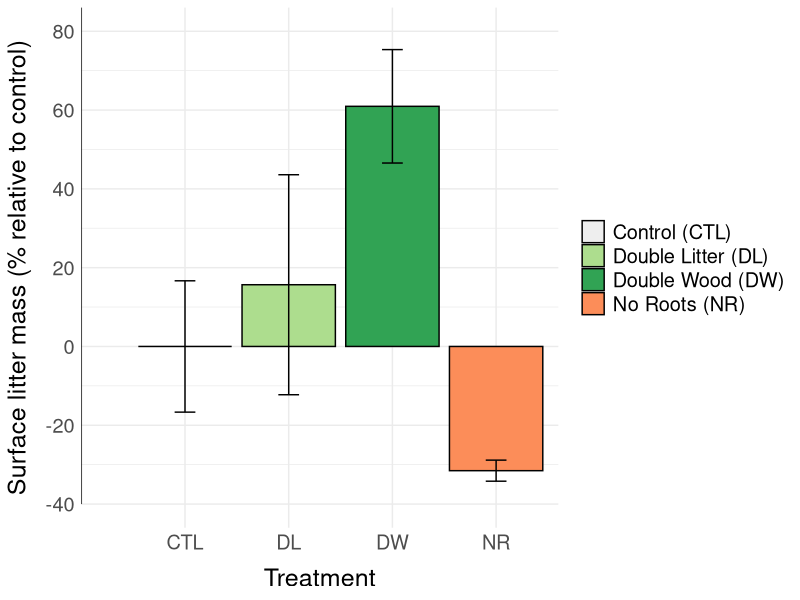
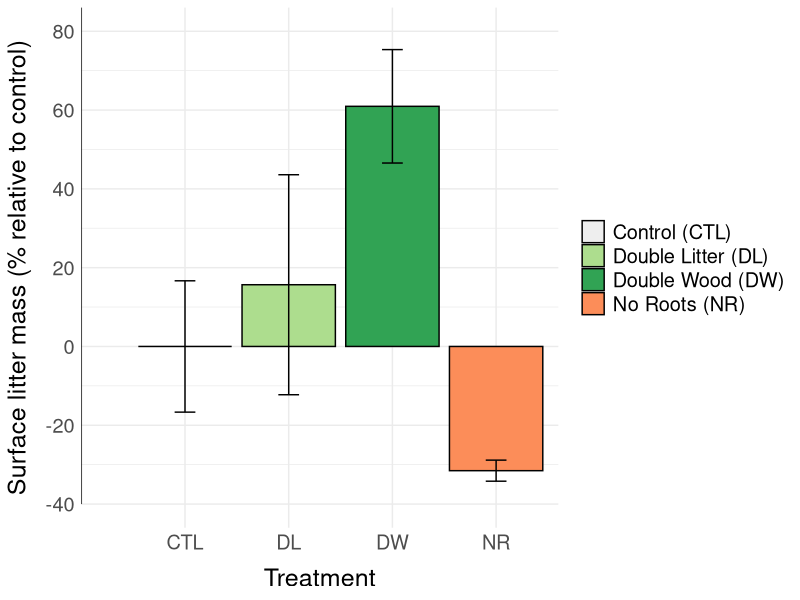

The R script that drew these images, in order:
library(ggplot2)
library(dplyr)

setwd(dirname(rstudioapi::getActiveDocumentContext()$path))

master <- read.csv("HJA_DIRT20_Litter_weights.csv", as.is=T)

summary <- master %>% group_by(TRT, PLOT) %>% summarize(litter_wt = sum(litter_wt))


data <- summary %>% group_by(TRT) %>% summarize(lit_wt_mean = mean(litter_wt),
                                               lit_wt_sterr = sd(litter_wt)/sqrt(3),
                                               lit_wt_n = n())

data$rel_perc_mass <- (data$lit_wt_mean/data$lit_wt_mean[1]-1)*100
data$rel_perc_sterr <- (data$lit_wt_sterr/data$lit_wt_mean[1])*100


#plot

#gglot
trt_order <- c('CTL', 'DL', 'DW', 'NR')

litter_plot <- ggplot(data , aes(x=factor(TRT, levels = trt_order), y=data$rel_perc_mass, fill=TRT)) +
  geom_histogram(stat = "identity", colour="black") + 
  theme_minimal() +
  scale_y_continuous(breaks=seq(-40, 80, 20), limits=c(-40, 80)) +
  #annotate("segment", x=0, xend=Inf, y=0, yend=0) +
  annotate("segment", x=0, xend=-Inf, y=-40, yend=Inf) +
  ylab('Surface litter mass (% relative to control)') +
  xlab("Treatment") + 
  #ggtitle("HJA DIRT 20 YR: Fine Root Mass, 0-10 cm") +
  scale_fill_manual(labels = c("Control (CTL)", "Double Litter (DL)", "Double Wood (DW)", "No Roots (NR)"), values = c("#eeeeee", "#addd8e","#31a354","#fc8d59")) +
  #theme(legend.position = "none") +
  theme(legend.title=element_blank()) +
  geom_errorbar(aes(ymin=data$rel_perc_mass-data$rel_perc_sterr, ymax=data$rel_perc_mass+data$rel_perc_sterr), width=.2,position=position_dodge(.9)) +
  theme(axis.title.y = element_text(margin = margin(t = 0, r = 10, b = 0, l = 0))) +
  theme(axis.title.x = element_text(margin = margin(t = 10, r = 0, b = 0, l = 0))) +
  theme(text = element_text(size=18))
litter_plot

ggsave(plot=litter_plot, filename = "fig5_relative litter mass.jpeg",
       width = 9, height = 6 , dpi = 300)



                        
